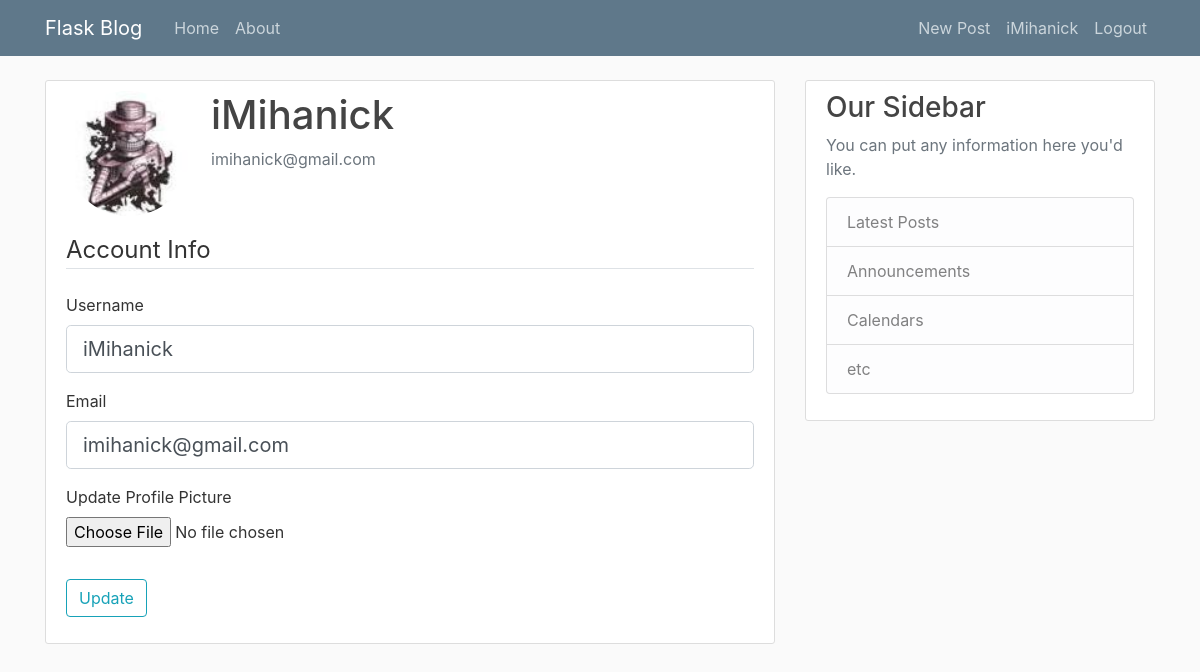
Page /account (signed in) on the earlier database version.
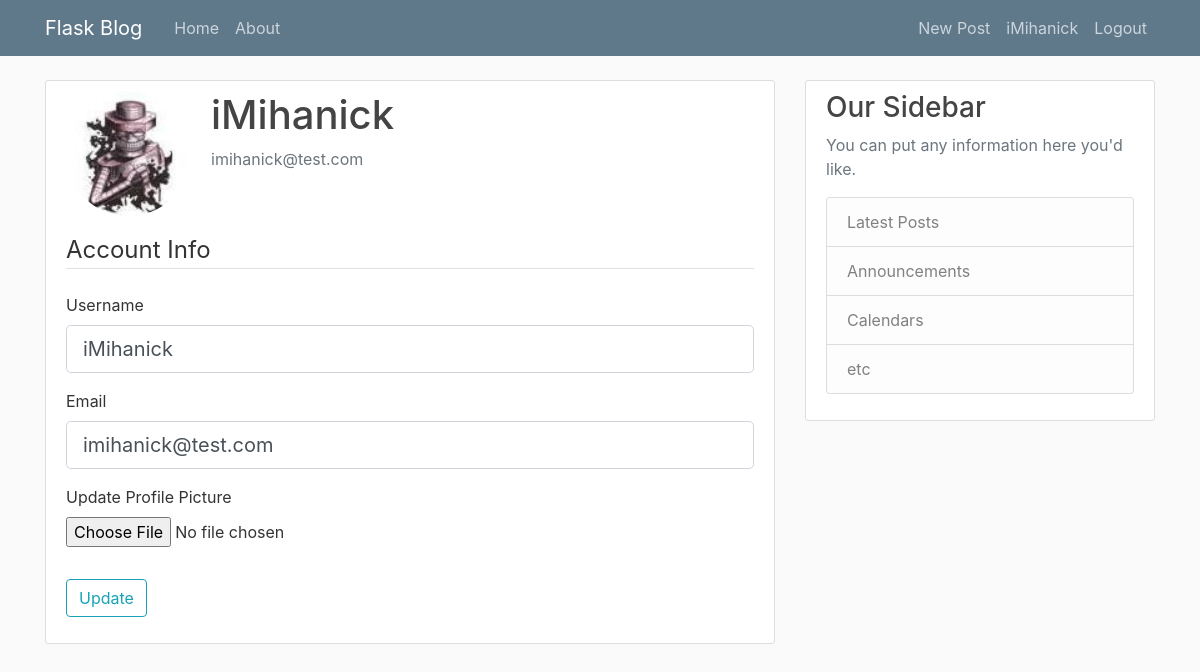
Same page on the later database version.
### flaskblog/models.py (models this page shows, shortened)
class User(db.Model, UserMixin):
    id = db.Column(db.Integer, primary_key=True)
    username = db.Column(db.String(20), unique=True, nullable=False)
    email = db.Column(db.String(120), unique=True, nullable=False)
    image_file = db.Column(db.String(20), nullable=False, default='default.jpg')
    password = db.Column(db.String(60), nullable=False)
    posts = db.relationship('Post', backref='author', lazy=True)

### flaskblog/users/routes.py (the view)
@users.route("/account", methods=['GET', 'POST'])
@login_required
def account():
    form = UpdateAccountForm()
    if form.validate_on_submit():
        if form.picture.data:
            picture_file = save_picture(form.picture.data)
            current_user.image_file = picture_file
        current_user.username = form.username.data
        current_user.email = form.email.data
        db.session.commit()
        flash('Your account has been updated!', 'success')
        return redirect(url_for('users.account'))
    elif request.method == 'GET':
        form.username.data = current_user.username
        form.email.data = current_user.email
    image_file = url_for('static', filename='profile_pict/' + current_user.image_file)
    return render_template('account.html', title='Account', image_file=image_file, form=form)

### flaskblog/users/forms.py (shortened to what this page needs)
class UpdateAccountForm(FlaskForm):
    username = StringField('Username', validators=[DataRequired(), Length(min=2, max=20)])
    email = StringField('Email', validators=[DataRequired(), Email()])
    picture = FileField('Update Profile Picture', validators=[FileAllowed(['jpg', 'png'])])
    submit = SubmitField('Update')

### flaskblog/models.py (called while the page is built)
@login_manager.user_loader
def load_user(user_id):
    return User.query.get(int(user_id))

### flaskblog/templates/account.html (shortened to what this page needs)
{% extends "layout.html" %}
{% block content %}
	<div class="content-section">
	  <div class="media">
		<img class="rounded-circle account-img" src="{{ image_file }}">
		<div class="media-body">
		  <h2 class="account-heading">{{ current_user.username }}</h2>
		  <p class="text-secondary">{{ current_user.email }}</p>
		</div>
	  </div>
		<form method="POST" action="" enctype="multipart/form-data">
			<fieldset class="form-group">
				<legend class="border-bottom mb-4">Account Info</legend>
				<div class="form-group">
					{{ form.username.label(class="form-control-label") }}
					{% if form.username.errors %}
						{{ form.username(class="form-control form-control-lg is-invalid") }}
						<div class="invalid-feedback">
							{% for error in form.username.errors %}
								<span>{{ error }}</span>
							{% endfor %}
						</div>
					{% else %}
						{{ form.username(class="form-control form-control-lg") }}
					{% endif %}
				</div>
				<div class="form-group">
					{{ form.email.label(class="form-control-label") }}
					{% if form.email.errors %}
						{{ form.email(class="form-control form-control-lg is-invalid") }}
						<div class="invalid-feedback">
							{% for error in form.email.errors %}
								<span>{{ error }}</span>
							{% endfor %}
						</div>
					{% else %}
						{{ form.email(class="form-control form-control-lg") }}
					{% endif %}
				</div>
				<div class="form-group">
					{{ form.picture.label() }}
					{{ form.picture(class="form-control-file") }}
				</div>
			</fieldset>
			<div class="form-group">
				{{ form.submit(class="btn btn-outline-info") }}
			</div>
		</form>
	</div>
{% endblock content %}

### flaskblog/templates/layout.html (shortened to what this page needs)
<!DOCTYPE html>
<html>
<head>
    <link rel="stylesheet" href="https://maxcdn.bootstrapcdn.com/bootstrap/4.0.0/css/bootstrap.min.css">
    <link rel="stylesheet" type="text/css" href="{{ url_for('static', filename='main.css') }}">
</head>
<body>
    <header class="site-header">
      <nav class="navbar navbar-expand-md navbar-dark bg-steel fixed-top">
        <div class="container">
          <a class="navbar-brand mr-4" href="/">Flask Blog</a>
          <div class="collapse navbar-collapse" id="navbarToggle">
            <div class="navbar-nav mr-auto">
              <a class="nav-item nav-link" href="{{ url_for('main.home') }}">Home</a>
              <a class="nav-item nav-link" href="{{ url_for('main.about') }}">About</a>
            </div>
            <div class="navbar-nav">
                {% if current_user.is_authenticated %}
                  <a class="nav-item nav-link" href="{{ url_for('posts.new_post') }}">New Post</a>
                  <a class="nav-item nav-link" href="{{ url_for('users.account') }}">{{ current_user.username }}</a>
                  <a class="nav-item nav-link" href="{{ url_for('users.logout') }}">Logout</a>
                {% else %}
                  <a class="nav-item nav-link" href="{{ url_for('users.login') }}">Login</a>
                  <a class="nav-item nav-link" href="{{ url_for('users.register') }}">Register</a>
                {% endif %}
            </div>
          </div>
        </div>
      </nav>
    </header>
    <main role="main" class="container">
      <div class="row">
        <div class="col-md-8">
          {% block content %}{% endblock %}
        </div>
        <div class="col-md-4">
          <div class="content-section">
            <h3>Our Sidebar</h3>
            <p class='text-muted'>You can put any information here you'd like.
              <ul class="list-group">
                <li class="list-group-item list-group-item-light">Latest Posts</li>
                <li class="list-group-item list-group-item-light">Announcements</li>
                <li class="list-group-item list-group-item-light">Calendars</li>
                <li class="list-group-item list-group-item-light">etc</li>
              </ul>
            </p>
          </div>
        </div>
      </div>
    </main>
</body>
</html>

Differences in the rows shown:
changed User "iMihanick": email "imihanick@gmail.com" → "imihanick@test.com"
